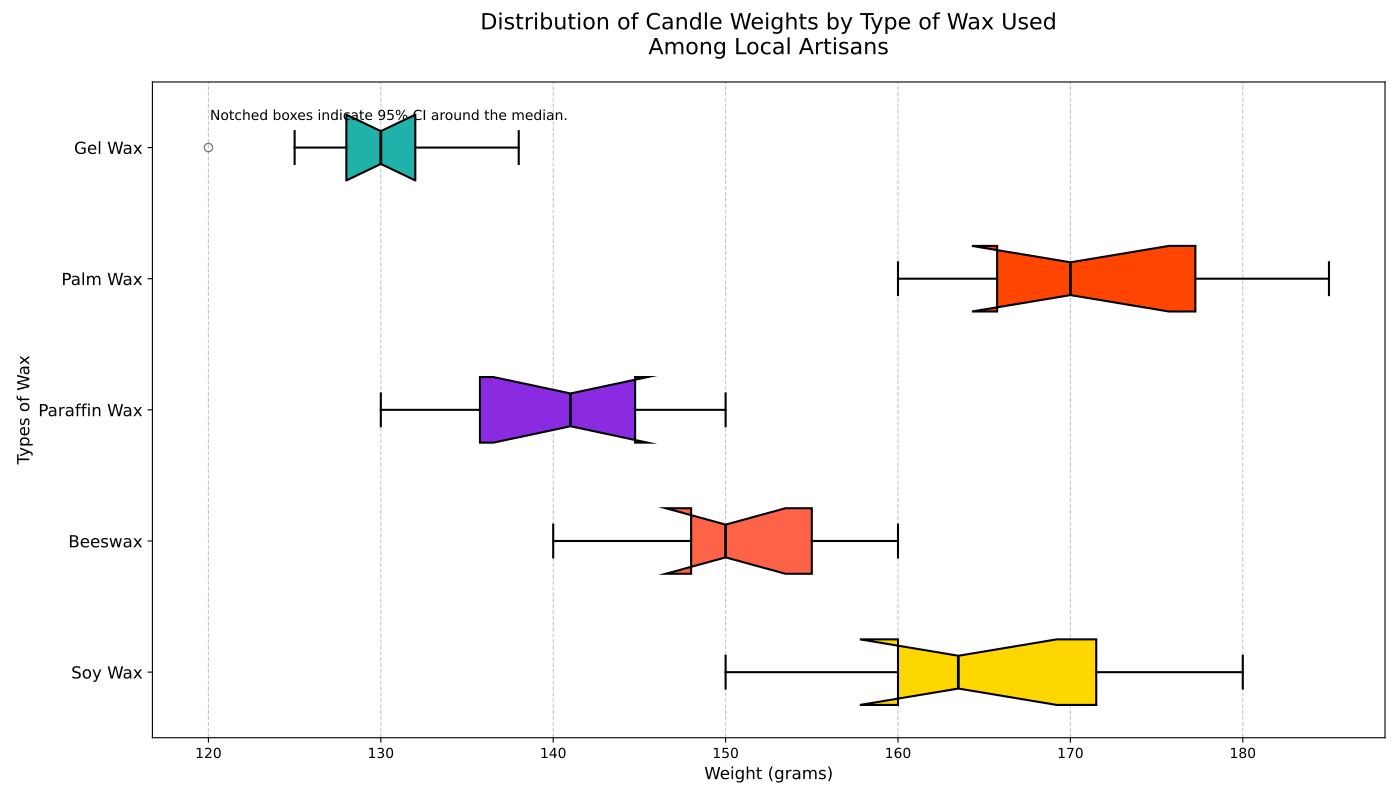

Write the Python code that produced this figure.
import matplotlib.pyplot as plt
import numpy as np

# Types of wax
wax_types = ['Soy Wax', 'Beeswax', 'Paraffin Wax', 'Palm Wax', 'Gel Wax']

# Artificial data representing candle weights (in grams) for each wax type
soy_wax_weights = [160, 150, 170, 155, 172, 162, 180, 165, 160, 175]  # Randomly altered order
beeswax_weights = [150, 140, 160, 145, 155, 148, 148, 158, 155, 150]  # Randomly altered order
paraffin_weights = [130, 142, 140, 138, 135, 150, 135, 145, 144, 148]  # Randomly altered order
palm_wax_weights = [170, 180, 165, 178, 170, 160, 168, 175, 185, 165]  # Randomly altered order
gel_wax_weights = [128, 135, 130, 132, 132, 120, 130, 125, 138, 128]  # Randomly altered order

# Combine all data into a list
data = [soy_wax_weights, beeswax_weights, paraffin_weights, palm_wax_weights, gel_wax_weights]

# Define custom colors for each box
colors = ['#FFD700', '#FF6347', '#8A2BE2', '#FF4500', '#20B2AA']

# Create the plot
fig, ax = plt.subplots(figsize=(14, 8))

# Plot box plots with custom properties
bp = ax.boxplot(data, vert=False, patch_artist=True, notch=True,
                boxprops=dict(linewidth=1.5),
                whiskerprops=dict(linewidth=1.5),
                capprops=dict(linewidth=1.5),
                medianprops=dict(color='black', linewidth=2),
                flierprops=dict(marker='o', color='black', alpha=0.5))

# Set individual box colors
for patch, color in zip(bp['boxes'], colors):
    patch.set_facecolor(color)

# Add chart title and labels
ax.set_title('Distribution of Candle Weights by Type of Wax Used\nAmong Local Artisans', fontsize=16, pad=20)
ax.set_xlabel('Weight (grams)', fontsize=12)
ax.set_ylabel('Types of Wax', fontsize=12)
ax.set_yticklabels(wax_types, fontsize=12)

# Customize grid for better readability
ax.grid(axis='x', linestyle='--', alpha=0.7)

# Add a legend to explain notched boxes
plt.figtext(0.15, 0.85, "Notched boxes indicate 95% CI around the median.", fontsize=10)

# Use tight_layout for better spacing
plt.tight_layout()

# Display the plot
plt.show()
